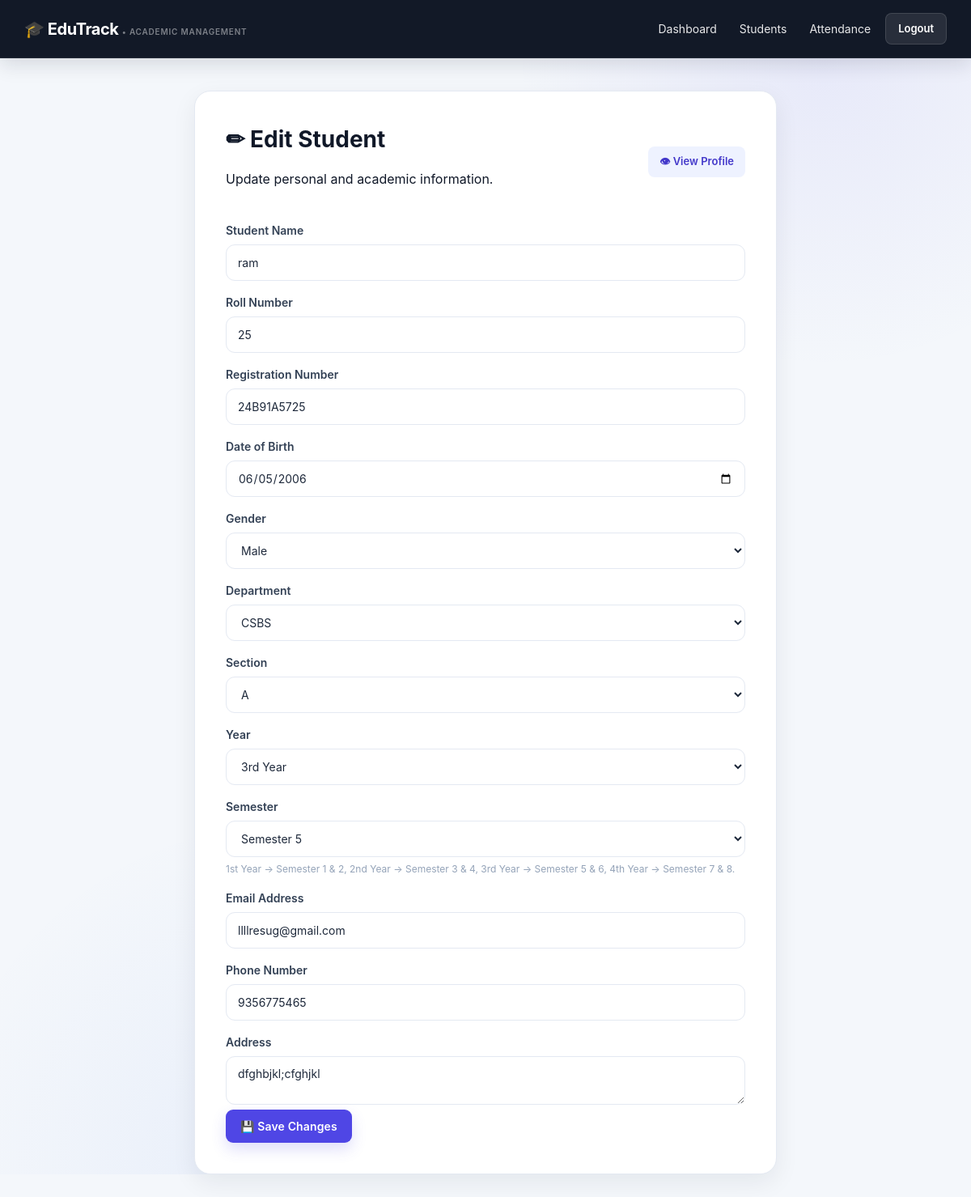
The page /edit_student.php?id=12 (signed in) on the database its author committed.
### tables this page shows
CREATE TABLE `students` (
  `id` int(11) NOT NULL,
  `name` varchar(100) NOT NULL,
  `roll_no` varchar(50) NOT NULL,
  `registration_no` varchar(50) DEFAULT NULL,
  `dob` date DEFAULT NULL,
  `gender` varchar(20) DEFAULT NULL,
  `department` varchar(100) NOT NULL,
  `section` varchar(10) DEFAULT NULL,
  `year` varchar(20) DEFAULT NULL,
  `semester` varchar(20) DEFAULT NULL,
  `email` varchar(100) NOT NULL,
  `phone` varchar(15) NOT NULL,
  `address` text DEFAULT NULL,
  `username` varchar(100) DEFAULT NULL,
  `password` varchar(255) DEFAULT NULL,
  `verification_token` varchar(255) DEFAULT NULL,
  `email_verified` tinyint(1) NOT NULL DEFAULT 0
);

### edit_student.php (the view, shortened to what this page needs)
<?php
include "db.php";
$id = intval($_GET["id"]);
$stmt = mysqli_prepare(
    $conn,
    "SELECT * FROM students WHERE id = ?"
);
mysqli_stmt_bind_param(
    $stmt,
    "i",
    $id
);
mysqli_stmt_execute($stmt);
$result =
    mysqli_stmt_get_result($stmt);
$student =
    mysqli_fetch_assoc($result);
?>
<!DOCTYPE html>
<html lang="en">
<head>
<link
    rel="stylesheet"
    href="css/style.css"
>
</head>
<body>
<div class="navbar">
<h2>
🎓 EduTrack
</h2>
<div>
<a
    href="dashboard.php"
    class="nav-link"
>
Dashboard
</a>
<a
    href="view_students.php"
    class="nav-link"
>
Students
</a>
<a
    href="attendance.php"
    class="nav-link"
>
Attendance
</a>
<a
    href="logout.php"
    class="logout-btn"
>
Logout
</a>
</div>
</div>
<div class="form-container">
<div class="edit-heading">
<div>
<h1>
✏ Edit Student
</h1>
<p>
Update personal and academic information.
</p>
</div>
<a
    href="student_profile.php?id=<?php echo $id; ?>"
    class="profile-small-button"
>
👁 View Profile
</a>
</div>
<form method="POST">
<label>
Student Name
</label>
<input
    type="text"
    name="name"
    value="<?php
        echo htmlspecialchars(
            $student["name"]
        );
    ?>"
    pattern="[A-Za-z ]+"
    title="Name should contain only letters and spaces"
    required
>
<label>
Roll Number
</label>
<input
    type="text"
    name="roll_no"
    value="<?php
        echo htmlspecialchars(
            $student["roll_no"]
        );
    ?>"
    required
>
<label>
Registration Number
</label>
<input
    type="text"
    name="registration_no"
    value="<?php
        echo htmlspecialchars(
            $student["registration_no"]
        );
    ?>"
    required
>
<label>
Date of Birth
</label>
<input
    type="date"
    name="dob"
    value="<?php
        echo htmlspecialchars(
            $student["dob"]
        );
    ?>"
    max="<?php
        echo date("Y-m-d");
    ?>"
    required
>
<label>
Gender
</label>
<select
    name="gender"
    required
>
<option
    value="Male"
    <?php
    if (
        $student["gender"]
        == "Male"
    ) {
        echo "selected";
    }
    ?>
>
Male
</option>
</select>
<label>
Department
</label>
<select
    name="department"
    id="department"
    required
>
<?php
$departments = [
    "AI&DS",
    "CSBS",
    "IT",
    "CSE",
    "ECE",
    "EEE",
    "Mechanical",
    "Civil"
];
foreach (
    $departments
    as $dept
) {
    $selected =
        $student["department"]
        == $dept
        ? "selected"
        : "";
?>
<option
    value="<?php
        echo htmlspecialchars(
            $dept
        );
    ?>"
    <?php echo $selected; ?>
>
<?php
echo htmlspecialchars(
    $dept
);
?>
</option>
<?php } ?>
</select>
<label>
Section
</label>
<select
    name="section"
    id="section"
    required
>
<?php
$sections = [
    "A",
    "B",
    "C",
    "D"
];
foreach (
    $sections
    as $section_option
) {
    $selected =
        (
            isset(
                $student["section"]
            )
            &&
            $student["section"]
            ==
            $section_option
        )
        ? "selected"
        : "";
?>
<option
    value="<?php
        echo htmlspecialchars(
            $section_option
        );
    ?>"
    <?php echo $selected; ?>
>
<?php
echo htmlspecialchars(
    $section_option
);
?>
</option>
<?php } ?>
</select>
<label>
Year
</label>
<select
    name="year"
    id="year"
    onchange="updateSemesters()"
    required
>
<?php
$years = [
    "1st Year",
    "2nd Year",
    "3rd Year",
    "4th Year"
];
foreach (
    $years
    as $year_option
) {
    $selected =
        $student["year"]
        == $year_option
        ? "selected"
        : "";
?>
<option
    value="<?php
        echo htmlspecialchars(
            $year_option
        );
    ?>"
    <?php echo $selected; ?>
>
<?php
echo htmlspecialchars(
    $year_option
);
?>
</option>
<?php } ?>
</select>
<label>
Semester
</label>
<select
    name="semester"
    id="semester"
    required
>
<option value="">
Select Semester
</option>
</select>
<small class="form-help">
1st Year → Semester 1 & 2,
2nd Year → Semester 3 & 4,
3rd Year → Semester 5 & 6,
4th Year → Semester 7 & 8.
</small>
<label>
Email Address
</label>
<input
    type="email"
    name="email"
    value="<?php
        echo htmlspecialchars(
            $student["email"]
        );
    ?>"
    required
>
<label>
Phone Number
</label>
<input
    type="tel"
    name="phone"
    value="<?php
        echo htmlspecialchars(
            $student["phone"]
        );
    ?>"
    pattern="[0-9]{10}"
    maxlength="10"
    title="Please enter exactly 10 digits"
    required
>
<label>
Address
</label>
<textarea
    name="address"
    required
><?php
echo htmlspecialchars(
    $student["address"]
);
?></textarea>
<button type="submit">
💾 Save Changes
</button>
</form>
</div>
</body>
</html>

### rows shown on the page
students: name "ram", roll_no "25", registration_no "24B91A5725", dob "06/05/2006", gender "Male", email "llllresug@gmail.com", phone "9356775465", address "dfghbjkl;cfghjkl"

### other values the page prints
form field department "CSBS"
form field section "A"
form field year "3rd Year"
